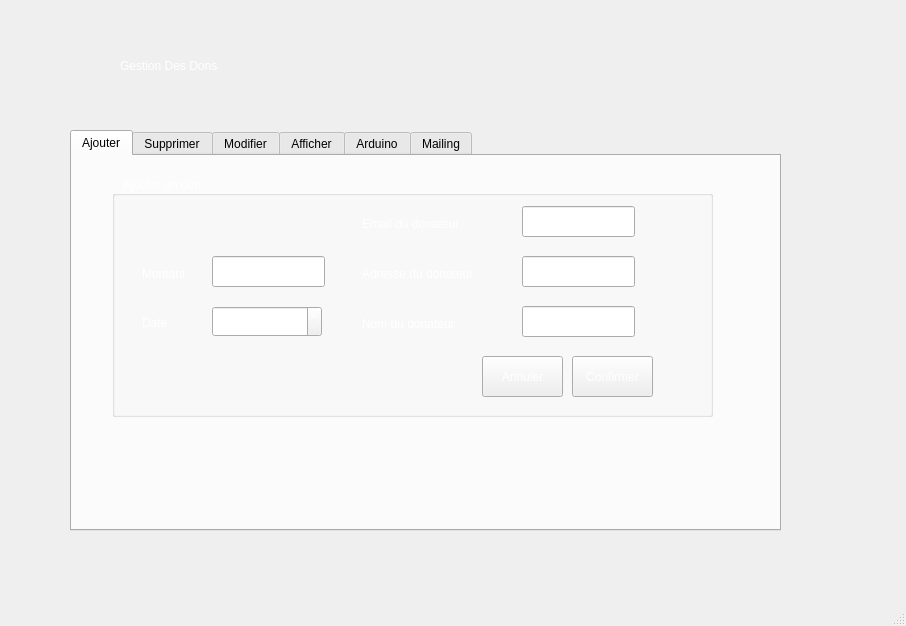
<?xml version="1.0" encoding="UTF-8"?>
<ui version="4.0">
 <class>MainWindow</class>
 <widget class="QMainWindow" name="MainWindow">
  <property name="geometry">
   <rect>
    <x>0</x>
    <y>0</y>
    <width>906</width>
    <height>626</height>
   </rect>
  </property>
  <property name="font">
   <font>
    <pointsize>9</pointsize>
   </font>
  </property>
  <property name="windowTitle">
   <string>MainWindow</string>
  </property>
  <widget class="QWidget" name="centralwidget">
   <widget class="QTabWidget" name="tabWidget">
    <property name="geometry">
     <rect>
      <x>70</x>
      <y>130</y>
      <width>711</width>
      <height>401</height>
     </rect>
    </property>
    <property name="styleSheet">
     <string notr="true">font: 63 10pt &quot;Segoe UI&quot;;</string>
    </property>
    <property name="currentIndex">
     <number>0</number>
    </property>
    <widget class="QWidget" name="tab">
     <attribute name="title">
      <string>Ajouter</string>
     </attribute>
     <widget class="QGroupBox" name="groupBox">
      <property name="geometry">
       <rect>
        <x>40</x>
        <y>20</y>
        <width>601</width>
        <height>241</height>
       </rect>
      </property>
      <property name="styleSheet">
       <string notr="true">color: rgb(255, 255, 255);
font: 63 10pt &quot;Segoe UI&quot;;</string>
      </property>
      <property name="title">
       <string>   Ajouter un don   </string>
      </property>
      <widget class="QLabel" name="label_Montant_dons">
       <property name="geometry">
        <rect>
         <x>30</x>
         <y>90</y>
         <width>71</width>
         <height>16</height>
        </rect>
       </property>
       <property name="text">
        <string>Montant</string>
       </property>
      </widget>
      <widget class="QLabel" name="label_nom_dons">
       <property name="geometry">
        <rect>
         <x>250</x>
         <y>140</y>
         <width>121</width>
         <height>16</height>
        </rect>
       </property>
       <property name="text">
        <string>Nom du donateur</string>
       </property>
      </widget>
      <widget class="QLabel" name="label_mail_dons">
       <property name="geometry">
        <rect>
         <x>250</x>
         <y>40</y>
         <width>121</width>
         <height>16</height>
        </rect>
       </property>
       <property name="text">
        <string>Email du donateur</string>
       </property>
      </widget>
      <widget class="QLabel" name="label_adresse_dons">
       <property name="geometry">
        <rect>
         <x>250</x>
         <y>90</y>
         <width>151</width>
         <height>16</height>
        </rect>
       </property>
       <property name="text">
        <string>Adresse du donateur</string>
       </property>
      </widget>
      <widget class="QLabel" name="label_Date_dons">
       <property name="geometry">
        <rect>
         <x>30</x>
         <y>140</y>
         <width>47</width>
         <height>14</height>
        </rect>
       </property>
       <property name="text">
        <string>Date</string>
       </property>
      </widget>
      <widget class="QLineEdit" name="le_montant_dons">
       <property name="geometry">
        <rect>
         <x>100</x>
         <y>80</y>
         <width>113</width>
         <height>31</height>
        </rect>
       </property>
      </widget>
      <widget class="QLineEdit" name="le_nom_don">
       <property name="geometry">
        <rect>
         <x>410</x>
         <y>130</y>
         <width>113</width>
         <height>31</height>
        </rect>
       </property>
      </widget>
      <widget class="QLineEdit" name="le_email_dons">
       <property name="geometry">
        <rect>
         <x>410</x>
         <y>30</y>
         <width>113</width>
         <height>31</height>
        </rect>
       </property>
      </widget>
      <widget class="QLineEdit" name="le_adresse_dons">
       <property name="geometry">
        <rect>
         <x>410</x>
         <y>80</y>
         <width>113</width>
         <height>31</height>
        </rect>
       </property>
      </widget>
      <widget class="QDateEdit" name="de_dons">
       <property name="geometry">
        <rect>
         <x>100</x>
         <y>130</y>
         <width>110</width>
         <height>31</height>
        </rect>
       </property>
      </widget>
      <widget class="QPushButton" name="Confirmer_dons">
       <property name="geometry">
        <rect>
         <x>460</x>
         <y>180</y>
         <width>81</width>
         <height>41</height>
        </rect>
       </property>
       <property name="text">
        <string>Confirmer</string>
       </property>
      </widget>
      <widget class="QLabel" name="email_verif_dons">
       <property name="geometry">
        <rect>
         <x>60</x>
         <y>180</y>
         <width>291</width>
         <height>31</height>
        </rect>
       </property>
       <property name="styleSheet">
        <string notr="true">color: rgb(255, 0, 0);</string>
       </property>
       <property name="text">
        <string/>
       </property>
      </widget>
      <widget class="QPushButton" name="Annuler_dons">
       <property name="geometry">
        <rect>
         <x>370</x>
         <y>180</y>
         <width>81</width>
         <height>41</height>
        </rect>
       </property>
       <property name="text">
        <string>Annuler</string>
       </property>
      </widget>
     </widget>
    </widget>
    <widget class="QWidget" name="tab_2">
     <attribute name="title">
      <string>Supprimer</string>
     </attribute>
     <widget class="QGroupBox" name="groupBox_2">
      <property name="geometry">
       <rect>
        <x>40</x>
        <y>20</y>
        <width>571</width>
        <height>231</height>
       </rect>
      </property>
      <property name="styleSheet">
       <string notr="true">color: rgb(255, 255, 255);
font: 63 10pt &quot;Segoe UI&quot;;</string>
      </property>
      <property name="title">
       <string>   Supprimer un don   </string>
      </property>
      <widget class="QLabel" name="label_id_supp_dons">
       <property name="geometry">
        <rect>
         <x>90</x>
         <y>110</y>
         <width>47</width>
         <height>14</height>
        </rect>
       </property>
       <property name="text">
        <string>ID</string>
       </property>
      </widget>
      <widget class="QLineEdit" name="le_id_Supp_dons">
       <property name="geometry">
        <rect>
         <x>180</x>
         <y>100</y>
         <width>113</width>
         <height>31</height>
        </rect>
       </property>
      </widget>
      <widget class="QPushButton" name="supprimer_dons">
       <property name="geometry">
        <rect>
         <x>400</x>
         <y>90</y>
         <width>91</width>
         <height>41</height>
        </rect>
       </property>
       <property name="text">
        <string>Supprimer</string>
       </property>
      </widget>
     </widget>
    </widget>
    <widget class="QWidget" name="tab_3">
     <attribute name="title">
      <string>Modifier</string>
     </attribute>
     <widget class="QGroupBox" name="groupBox_4">
      <property name="geometry">
       <rect>
        <x>40</x>
        <y>20</y>
        <width>611</width>
        <height>261</height>
       </rect>
      </property>
      <property name="styleSheet">
       <string notr="true">color: rgb(255, 255, 255);
font: 63 10pt &quot;Segoe UI&quot;;</string>
      </property>
      <property name="title">
       <string>   Modifier un don  </string>
      </property>
      <widget class="QLabel" name="label_nom_modiff_dons">
       <property name="geometry">
        <rect>
         <x>40</x>
         <y>50</y>
         <width>131</width>
         <height>16</height>
        </rect>
       </property>
       <property name="text">
        <string>Nom du donateur</string>
       </property>
      </widget>
      <widget class="QLabel" name="label_date_modiff_dons">
       <property name="geometry">
        <rect>
         <x>40</x>
         <y>150</y>
         <width>47</width>
         <height>14</height>
        </rect>
       </property>
       <property name="text">
        <string>Date</string>
       </property>
      </widget>
      <widget class="QLabel" name="label_montant_modiff_dons">
       <property name="geometry">
        <rect>
         <x>40</x>
         <y>100</y>
         <width>61</width>
         <height>16</height>
        </rect>
       </property>
       <property name="text">
        <string>Montant</string>
       </property>
      </widget>
      <widget class="QLabel" name="label_mail_modiff_dons">
       <property name="geometry">
        <rect>
         <x>280</x>
         <y>100</y>
         <width>131</width>
         <height>16</height>
        </rect>
       </property>
       <property name="text">
        <string>Email du donateur</string>
       </property>
      </widget>
      <widget class="QLabel" name="label_adresse_modiff_dons">
       <property name="geometry">
        <rect>
         <x>280</x>
         <y>150</y>
         <width>141</width>
         <height>16</height>
        </rect>
       </property>
       <property name="text">
        <string>Adresse du donateur</string>
       </property>
      </widget>
      <widget class="QLineEdit" name="le_nom_Modif_dons">
       <property name="geometry">
        <rect>
         <x>190</x>
         <y>40</y>
         <width>113</width>
         <height>31</height>
        </rect>
       </property>
      </widget>
      <widget class="QLineEdit" name="le_montant_Modif_dons">
       <property name="geometry">
        <rect>
         <x>100</x>
         <y>90</y>
         <width>113</width>
         <height>31</height>
        </rect>
       </property>
      </widget>
      <widget class="QLineEdit" name="le_email_Modif_dons">
       <property name="geometry">
        <rect>
         <x>450</x>
         <y>90</y>
         <width>113</width>
         <height>31</height>
        </rect>
       </property>
      </widget>
      <widget class="QLineEdit" name="le_adresse_Modif_dons">
       <property name="geometry">
        <rect>
         <x>450</x>
         <y>140</y>
         <width>113</width>
         <height>31</height>
        </rect>
       </property>
      </widget>
      <widget class="QDateEdit" name="de_Modif_dons">
       <property name="geometry">
        <rect>
         <x>100</x>
         <y>140</y>
         <width>110</width>
         <height>31</height>
        </rect>
       </property>
       <property name="styleSheet">
        <string notr="true"/>
       </property>
      </widget>
      <widget class="QPushButton" name="Modifier_dons">
       <property name="geometry">
        <rect>
         <x>480</x>
         <y>200</y>
         <width>81</width>
         <height>41</height>
        </rect>
       </property>
       <property name="text">
        <string>Modifier</string>
       </property>
      </widget>
      <widget class="QLabel" name="label_id_modiff_dons">
       <property name="geometry">
        <rect>
         <x>370</x>
         <y>50</y>
         <width>47</width>
         <height>14</height>
        </rect>
       </property>
       <property name="text">
        <string>ID</string>
       </property>
      </widget>
      <widget class="QLineEdit" name="le_id_Modif_dons">
       <property name="geometry">
        <rect>
         <x>470</x>
         <y>40</y>
         <width>91</width>
         <height>31</height>
        </rect>
       </property>
      </widget>
      <widget class="QLabel" name="email_verif_Modif_dons">
       <property name="geometry">
        <rect>
         <x>60</x>
         <y>200</y>
         <width>291</width>
         <height>31</height>
        </rect>
       </property>
       <property name="styleSheet">
        <string notr="true">color: rgb(255, 0, 0);</string>
       </property>
       <property name="text">
        <string/>
       </property>
      </widget>
      <widget class="QPushButton" name="Annuler_Modif_dons">
       <property name="geometry">
        <rect>
         <x>390</x>
         <y>200</y>
         <width>81</width>
         <height>41</height>
        </rect>
       </property>
       <property name="text">
        <string>Annuler</string>
       </property>
      </widget>
     </widget>
    </widget>
    <widget class="QWidget" name="tab_4">
     <attribute name="title">
      <string>Afficher</string>
     </attribute>
     <widget class="QTableView" name="tableView_dons">
      <property name="geometry">
       <rect>
        <x>40</x>
        <y>10</y>
        <width>611</width>
        <height>231</height>
       </rect>
      </property>
      <property name="styleSheet">
       <string notr="true">font: 63 10pt &quot;Segoe UI&quot;;</string>
      </property>
     </widget>
     <widget class="QLineEdit" name="le_chercher_dons">
      <property name="geometry">
       <rect>
        <x>460</x>
        <y>250</y>
        <width>111</width>
        <height>41</height>
       </rect>
      </property>
     </widget>
     <widget class="QPushButton" name="Total_dons">
      <property name="geometry">
       <rect>
        <x>140</x>
        <y>250</y>
        <width>101</width>
        <height>41</height>
       </rect>
      </property>
      <property name="text">
       <string>Total des dons</string>
      </property>
     </widget>
     <widget class="QTableView" name="tableView_T_dons">
      <property name="geometry">
       <rect>
        <x>20</x>
        <y>250</y>
        <width>111</width>
        <height>61</height>
       </rect>
      </property>
     </widget>
     <widget class="QComboBox" name="comboBox_dons">
      <property name="geometry">
       <rect>
        <x>580</x>
        <y>250</y>
        <width>111</width>
        <height>41</height>
       </rect>
      </property>
      <property name="styleSheet">
       <string notr="true">color: rgb(255, 255, 255);
background-color: rgb(85, 85, 255);</string>
      </property>
      <item>
       <property name="text">
        <string>Tri</string>
       </property>
      </item>
      <item>
       <property name="text">
        <string>Par ID</string>
       </property>
      </item>
      <item>
       <property name="text">
        <string>Par Nom</string>
       </property>
      </item>
      <item>
       <property name="text">
        <string>Par Montant</string>
       </property>
      </item>
     </widget>
     <widget class="QPushButton" name="PDF_dons">
      <property name="geometry">
       <rect>
        <x>380</x>
        <y>250</y>
        <width>71</width>
        <height>41</height>
       </rect>
      </property>
      <property name="text">
       <string>PDF</string>
      </property>
     </widget>
     <widget class="QPushButton" name="stats_dons">
      <property name="geometry">
       <rect>
        <x>280</x>
        <y>250</y>
        <width>91</width>
        <height>41</height>
       </rect>
      </property>
      <property name="text">
       <string>Stats</string>
      </property>
     </widget>
     <widget class="QPushButton" name="Arduino_dons">
      <property name="geometry">
       <rect>
        <x>280</x>
        <y>300</y>
        <width>91</width>
        <height>41</height>
       </rect>
      </property>
      <property name="text">
       <string>Afficheur</string>
      </property>
     </widget>
    </widget>
    <widget class="QWidget" name="tab_6">
     <attribute name="title">
      <string>Arduino</string>
     </attribute>
     <widget class="QTableView" name="tableView_Ard_dons">
      <property name="geometry">
       <rect>
        <x>40</x>
        <y>110</y>
        <width>621</width>
        <height>61</height>
       </rect>
      </property>
     </widget>
    </widget>
    <widget class="QWidget" name="tab_5">
     <attribute name="title">
      <string>Mailing</string>
     </attribute>
     <widget class="QLabel" name="label_SMTP_port">
      <property name="geometry">
       <rect>
        <x>200</x>
        <y>40</y>
        <width>47</width>
        <height>21</height>
       </rect>
      </property>
      <property name="text">
       <string>PORT</string>
      </property>
     </widget>
     <widget class="QLineEdit" name="le_port_SMTP">
      <property name="geometry">
       <rect>
        <x>290</x>
        <y>40</y>
        <width>113</width>
        <height>20</height>
       </rect>
      </property>
      <property name="echoMode">
       <enum>QLineEdit::NoEcho</enum>
      </property>
     </widget>
     <widget class="QLabel" name="label_SMTP_destination">
      <property name="geometry">
       <rect>
        <x>200</x>
        <y>130</y>
        <width>91</width>
        <height>21</height>
       </rect>
      </property>
      <property name="text">
       <string>Envoyer à</string>
      </property>
     </widget>
     <widget class="QPushButton" name="annuler_SMTP">
      <property name="geometry">
       <rect>
        <x>280</x>
        <y>282</y>
        <width>81</width>
        <height>41</height>
       </rect>
      </property>
      <property name="text">
       <string>Annuler</string>
      </property>
     </widget>
     <widget class="QLabel" name="label_SMTP_message">
      <property name="geometry">
       <rect>
        <x>190</x>
        <y>200</y>
        <width>61</width>
        <height>31</height>
       </rect>
      </property>
      <property name="text">
       <string>Message</string>
      </property>
     </widget>
     <widget class="QLineEdit" name="le_mail_SMTP">
      <property name="geometry">
       <rect>
        <x>290</x>
        <y>70</y>
        <width>113</width>
        <height>20</height>
       </rect>
      </property>
      <property name="echoMode">
       <enum>QLineEdit::NoEcho</enum>
      </property>
     </widget>
     <widget class="QLabel" name="label_SMTP_passwd">
      <property name="geometry">
       <rect>
        <x>190</x>
        <y>100</y>
        <width>91</width>
        <height>21</height>
       </rect>
      </property>
      <property name="text">
       <string>Your password</string>
      </property>
     </widget>
     <widget class="QLineEdit" name="le_objet_SMTP">
      <property name="geometry">
       <rect>
        <x>290</x>
        <y>160</y>
        <width>113</width>
        <height>20</height>
       </rect>
      </property>
     </widget>
     <widget class="QLabel" name="label_SMTP_server">
      <property name="geometry">
       <rect>
        <x>180</x>
        <y>10</y>
        <width>91</width>
        <height>21</height>
       </rect>
      </property>
      <property name="text">
       <string>SMTP server</string>
      </property>
     </widget>
     <widget class="QLineEdit" name="le_server_SMTP">
      <property name="geometry">
       <rect>
        <x>290</x>
        <y>10</y>
        <width>113</width>
        <height>20</height>
       </rect>
      </property>
      <property name="echoMode">
       <enum>QLineEdit::NoEcho</enum>
      </property>
     </widget>
     <widget class="QLabel" name="label_SMTP_objet">
      <property name="geometry">
       <rect>
        <x>200</x>
        <y>160</y>
        <width>61</width>
        <height>21</height>
       </rect>
      </property>
      <property name="text">
       <string>Objet</string>
      </property>
     </widget>
     <widget class="QPlainTextEdit" name="le_msg_SMTP">
      <property name="geometry">
       <rect>
        <x>290</x>
        <y>190</y>
        <width>111</width>
        <height>71</height>
       </rect>
      </property>
     </widget>
     <widget class="QLineEdit" name="le_rcpt_SMTP">
      <property name="geometry">
       <rect>
        <x>290</x>
        <y>130</y>
        <width>113</width>
        <height>20</height>
       </rect>
      </property>
     </widget>
     <widget class="QLineEdit" name="le_passwd_SMTP">
      <property name="geometry">
       <rect>
        <x>290</x>
        <y>100</y>
        <width>113</width>
        <height>20</height>
       </rect>
      </property>
      <property name="echoMode">
       <enum>QLineEdit::Password</enum>
      </property>
     </widget>
     <widget class="QPushButton" name="envoyer_SMTP">
      <property name="geometry">
       <rect>
        <x>174</x>
        <y>282</y>
        <width>91</width>
        <height>41</height>
       </rect>
      </property>
      <property name="text">
       <string>Envoyer</string>
      </property>
     </widget>
     <widget class="QLabel" name="label_SMTP_mail">
      <property name="geometry">
       <rect>
        <x>190</x>
        <y>70</y>
        <width>71</width>
        <height>21</height>
       </rect>
      </property>
      <property name="text">
       <string>Your email</string>
      </property>
     </widget>
    </widget>
   </widget>
   <widget class="QLabel" name="label_14">
    <property name="geometry">
     <rect>
      <x>120</x>
      <y>20</y>
      <width>441</width>
      <height>91</height>
     </rect>
    </property>
    <property name="styleSheet">
     <string notr="true">font: 63 italic 30pt &quot;Segoe UI&quot;;
color: rgb(255, 255, 255);</string>
    </property>
    <property name="text">
     <string>Gestion Des Dons </string>
    </property>
   </widget>
  </widget>
  <widget class="QMenuBar" name="menubar">
   <property name="geometry">
    <rect>
     <x>0</x>
     <y>0</y>
     <width>906</width>
     <height>22</height>
    </rect>
   </property>
  </widget>
  <widget class="QStatusBar" name="statusbar"/>
 </widget>
 <resources/>
 <connections/>
</ui>
